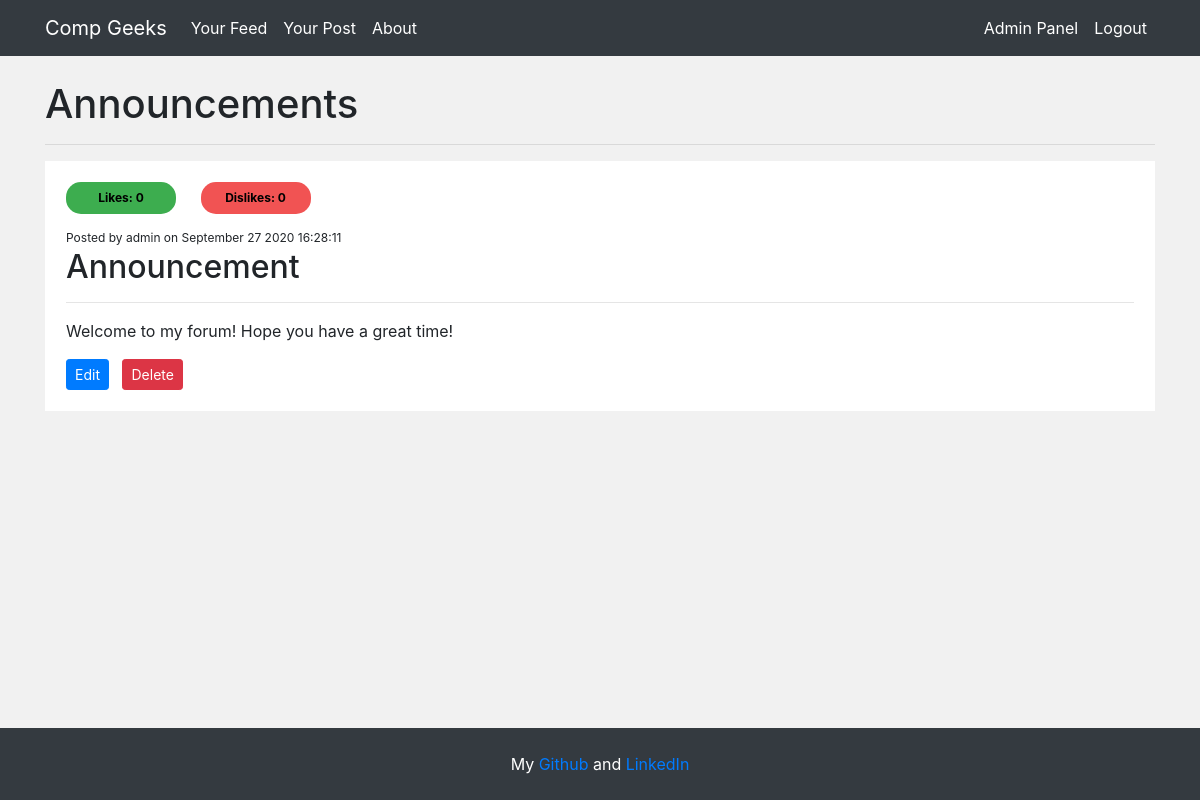
The page / (signed in) on the database its author committed.
### app/models.py (models this page shows, shortened)
class PostData(db.Model):
    id = db.Column(db.Integer, primary_key=True)
    title = db.Column(db.String(100), nullable=False)
    content = db.Column(db.Text, nullable=False)
    author = db.Column(db.String(20), nullable=False, default='Unknown')
    date = db.Column(db.DateTime, nullable=False, default=datetime.now)
    likes = db.Column(db.Integer, nullable=False, default=0)
    dislikes = db.Column(db.Integer, nullable=False, default=0)

### app/routes.py (the view)
@app.route('/')
def index():
    feed_posts = PostData.query.filter_by(author="admin").order_by(PostData.likes.desc()).all()
    return render_template("index.html", feed=feed_posts)

### app/models.py (called while the page is built)
@login_manager.user_loader
def load_user(user_id):
    return UserData.query.get(int(user_id))

### app/templates/index.html (shortened to what this page needs)
{% extends 'base.html' %}  {% block body %}
<h1>Announcements</h1>
<hr />
{%if feed%} {% for post in feed%}
<div id="{{post.id}}" class="post-container">
  {%if current_user.is_authenticated%}
  <div class="like-bar">
    {%else%}
    <div class="like-bar-view">
      {%endif%}
      <button class="upvote">Likes: {{post.likes}}</button>
      <button class="devote">Dislikes: {{post.dislikes}}</button>
    </div>
    <div
      id="{{post.id}}"
      style="cursor: pointer"
      onclick="window.location='{{url_for('display_post', id=post.id)}}';"
    >
      <small>Posted by {{post.author}} on </small>
      <small class="publish-date">{{post.date}}</small>
      <h2>{{post.title}}</h2>
      <hr />
      <p style="white-space: pre-wrap">{{post.content}}</p>
      {% if current_user.username == post.author or current_user.username ==
      "admin"%}
      <a
        href="{{url_for('edit_post', id=post.id)}}"
        class="btn btn-primary btn-sm"
        >Edit</a
      >
      <a
        href="{{url_for('delete_post', id=post.id)}}"
        class="btn btn-danger btn-sm"
        >Delete</a
      >
      {%endif%}
    </div>
  </div>
  <br />
  {%endfor%} {%else%}
  <i> No posts in feed</i>
  <br />
  <br />
  {%endif%} {% endblock %}

### app/static/main.css (style rules this page uses)
.upvote, .devote { padding: 7px; margin-right: 20px; margin-bottom: 10px; border-radius: 15px; width: 110px; font-size: 12px; font-weight: bold; border: none; }
.upvote { background-color: #3dad4f; }
.devote { background-color: #f15353; }
small { font-size: 12px; }
.post-container { padding: 20px; border: 1px solid white; background-color: white; }

### rows shown on the page
PostData: likes "0", dislikes "0", author "admin", title "Announcement", content "Welcome to my forum! Hope you have a great time!"
